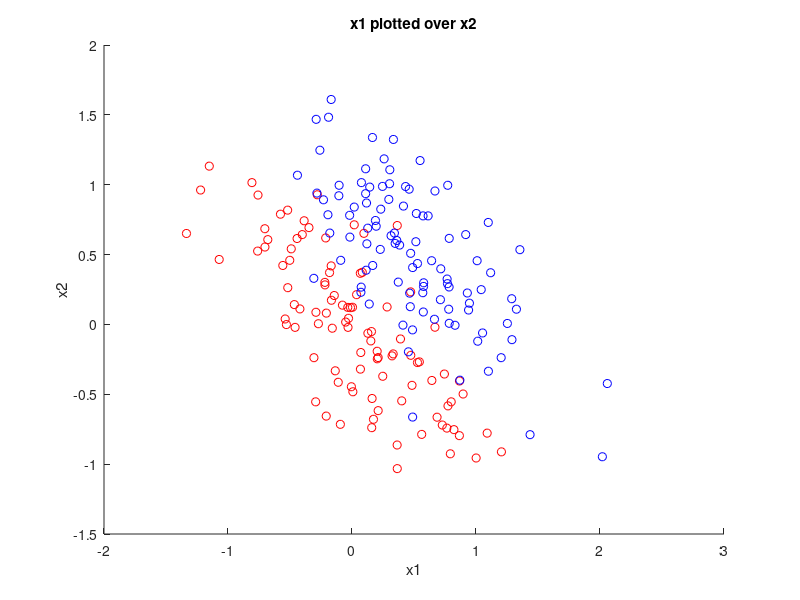
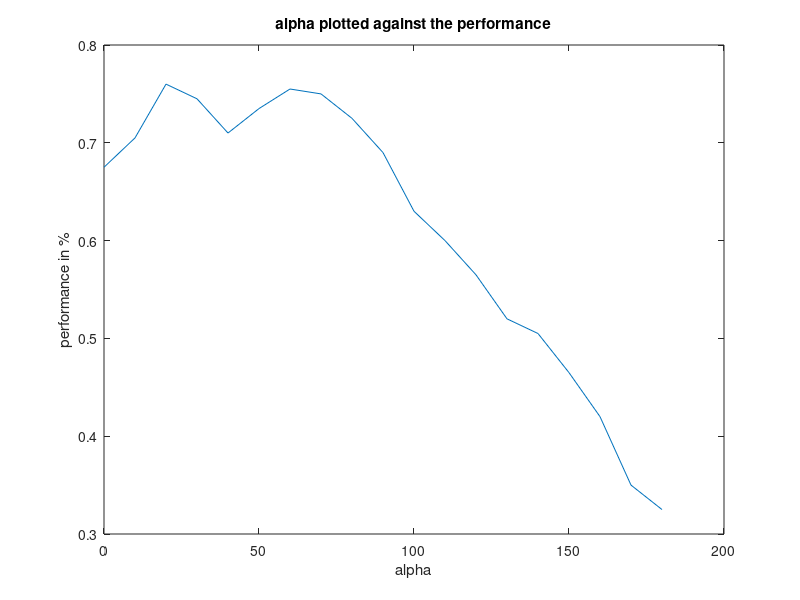
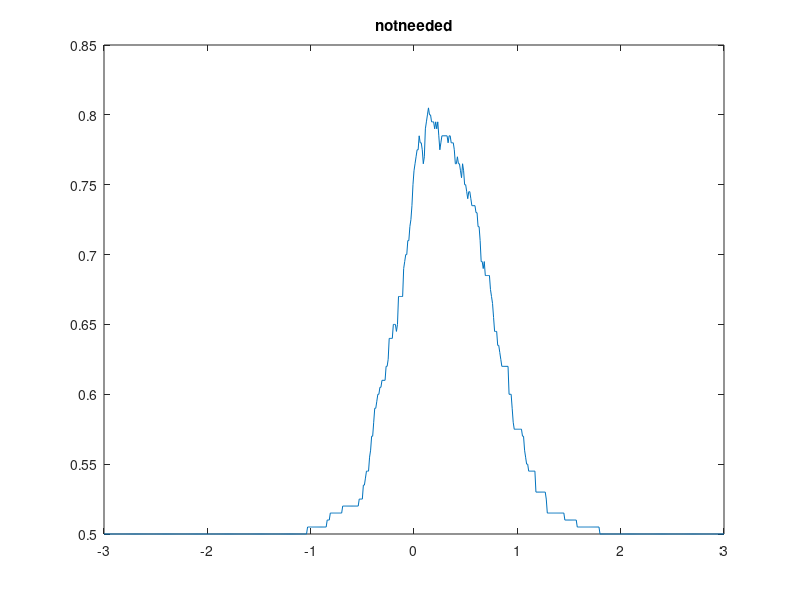
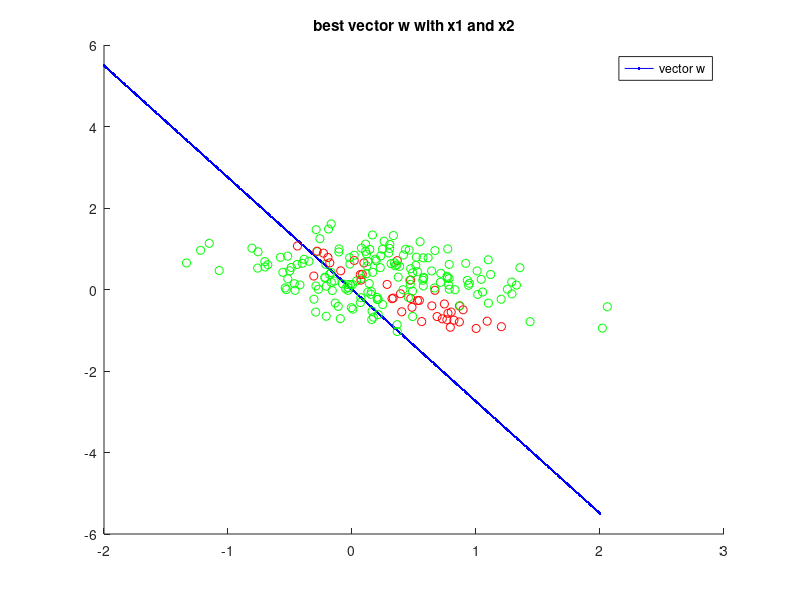

Reproduce these figures in MATLAB, in order. (Note: this script raises an error after producing the figures.)
clear
close all;

% general

mat = csvread('applesOranges.csv');
[r,c] = size(mat);
x1 = mat(:,1);
x2 = mat(:,2);
y = mat(:,3);
x=1:200;

% Excercise a)
figure;
hold on;
for x = 1:200
    if(y(x) == 0)
        plot(x1(x),x2(x),'ro');
    else
        plot(x1(x),x2(x),'bo');
    end
end
title('x1 plotted over x2');
xlabel('x1');
ylabel('x2');
hold off;


% ____Excercise b)_______________________________________
w1 = zeros(19,1);
w2 = zeros(19,1);
  
for k = 0:18
    w1(k+1,1) = cos(k*(pi/18));
    w2(k+1,1) = sin(k*(pi/18));
end


% Trefferrate berrechnen
res = zeros(19,1);
for w = 1 : 19
    
    for xn = 1:200
        temp = sign([w1(w),w2(w)]*[x1(xn),x2(xn)].');
        if(temp == -1)
            temp = 0;
        end
        if( temp == y(xn))
           res(w) = res(w)+1;
        end
    end
    res(w) = res(w)/200;
end

[im,in] = max(res);
alpha = 0:10:180;
figure;
plot(alpha,res);
title('alpha plotted against the performance');
xlabel('alpha');
ylabel('performance in %')


%_______________EXCERCISE C)_____________%

resc = zeros(601,1);
step = 0.01;
lauf = 1;

for sigma = -3 : step : 3
    pos =0;
    
    for xnn = 1 : 200
        temp = sign( ( [w1(in),w2(in)]*[x1(xnn),x2(xnn)].') - sigma );
        if(temp == -1) 
            temp = 0;
        end
        if( temp == y(xnn))
            pos = pos+1;
        end

    end
    resc(lauf) = pos/200;
    lauf = lauf+1;
end

[mm,i] = max(resc);
best_sigma = -3 + i*step;
z = linspace(-3,3,601);
figure;
plot(z,resc);
title('notneeded');

%_______EXCERCISE 1 D)_________%
% Make some fancy plots, yeah
true_class = zeros(200,1);

for xnnn = 1 : 200
    tempn = sign( ( [w1(in),w2(in)]*[x1(xnnn),x2(xnnn)].') - best_sigma );
    if(tempn == -1) 
        tempn = 0;
    end
    if( tempn == y(xnnn))
        true_class(xnnn) = 1;
    end
end

figure;
hold on;
for xy = -2:0.01:2
    plot(xy,(-(w1(in)/w2(in))*xy),'blue');
end

for xx = 1:200
    if(true_class(xx) == 1)
        plot(x1(xx),x2(xx),'go');
    else
        plot(x1(xx),x2(xx),'ro');
    end
    
end
title('best vector w with x1 and x2');
legend('vector w');
hold off;


%_______EXCERCISE 1 E)_________%
% Find all possible combinations

resc2 = zeros(19,121);
step2 = 0.1;

for w = 1 : 19
    lauf_sigma = 1;
    for sigma = -6 : step2 : 6
        pos =0;
        for xnn = 1 : 200
            temp2 = sign( ( [w1(w),w2(w)]*[x1(xnn),x2(xnn)].') - sigma );
            if(temp2 == -1) 
                temp2 = 0;
            end
            if( temp2 == y(xnn))
                pos = pos+1;
            end

        end
        resc2(w,lauf_sigma) = pos/200;
        lauf_sigma = lauf_sigma+1;
    end
end

HeatMap(resc2','COLORMAP',redbluecmap);
%Colormap(resc2)